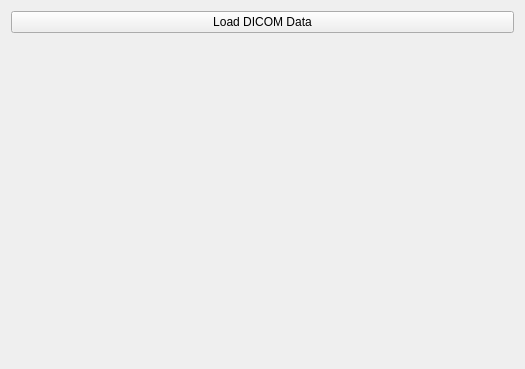
<?xml version="1.0" encoding="UTF-8"?>
<ui version="4.0">
 <class>qSlicerMeasureDistortionModuleWidget</class>
 <widget class="qSlicerWidget" name="qSlicerMeasureDistortionModuleWidget">
  <property name="geometry">
   <rect>
    <x>0</x>
    <y>0</y>
    <width>525</width>
    <height>369</height>
   </rect>
  </property>
  <property name="windowTitle">
   <string>Form</string>
  </property>
  <layout class="QVBoxLayout" name="verticalLayout">
   <item>
    <widget class="QPushButton" name="LoadDicomDataButton">
     <property name="text">
      <string>Load DICOM Data</string>
     </property>
     <property name="icon">
      <iconset resource="../qSlicerMeasureDistortionModule.qrc">
       <normaloff>:/Images/SlicerLoadDicom-Original.png</normaloff>:/Images/SlicerLoadDicom-Original.png</iconset>
     </property>
    </widget>
   </item>
   <item>
    <widget class="qMRMLNodeComboBox" name="CTVolumeNodeSelector" native="true">
     <property name="nodeTypes" stdset="0">
      <stringlist>
       <string>vtkMRMLVolumeNode</string>
      </stringlist>
     </property>
     <property name="addEnabled" stdset="0">
      <bool>false</bool>
     </property>
     <property name="renameEnabled" stdset="0">
      <bool>true</bool>
     </property>
    </widget>
   </item>
   <item>
    <widget class="qMRMLNodeComboBox" name="MRVolumeNodeSelector1" native="true"/>
   </item>
   <item>
    <widget class="qMRMLNodeComboBox" name="MRVolumeNodeSelector2" native="true"/>
   </item>
   <item>
    <spacer name="verticalSpacer">
     <property name="orientation">
      <enum>Qt::Vertical</enum>
     </property>
     <property name="sizeHint" stdset="0">
      <size>
       <width>0</width>
       <height>0</height>
      </size>
     </property>
    </spacer>
   </item>
  </layout>
 </widget>
 <customwidgets>
  <customwidget>
   <class>qMRMLNodeComboBox</class>
   <extends>QWidget</extends>
   <header>qMRMLNodeComboBox.h</header>
  </customwidget>
  <customwidget>
   <class>qSlicerWidget</class>
   <extends>QWidget</extends>
   <header>qSlicerWidget.h</header>
   <container>1</container>
  </customwidget>
 </customwidgets>
 <resources>
  <include location="../qSlicerMeasureDistortionModule.qrc"/>
 </resources>
 <connections>
  <connection>
   <sender>qSlicerMeasureDistortionModuleWidget</sender>
   <signal>mrmlSceneChanged(vtkMRMLScene*)</signal>
   <receiver>CTVolumeNodeSelector</receiver>
   <slot>setMRMLScene(vtkMRMLScene*)</slot>
   <hints>
    <hint type="sourcelabel">
     <x>262</x>
     <y>159</y>
    </hint>
    <hint type="destinationlabel">
     <x>262</x>
     <y>48</y>
    </hint>
   </hints>
  </connection>
  <connection>
   <sender>qSlicerMeasureDistortionModuleWidget</sender>
   <signal>mrmlSceneChanged(vtkMRMLScene*)</signal>
   <receiver>MRVolumeNodeSelector1</receiver>
   <slot>setMRMLScene(vtkMRMLScene*)</slot>
   <hints>
    <hint type="sourcelabel">
     <x>262</x>
     <y>159</y>
    </hint>
    <hint type="destinationlabel">
     <x>262</x>
     <y>74</y>
    </hint>
   </hints>
  </connection>
  <connection>
   <sender>qSlicerMeasureDistortionModuleWidget</sender>
   <signal>mrmlSceneChanged(vtkMRMLScene*)</signal>
   <receiver>MRVolumeNodeSelector2</receiver>
   <slot>setMRMLScene(vtkMRMLScene*)</slot>
   <hints>
    <hint type="sourcelabel">
     <x>262</x>
     <y>159</y>
    </hint>
    <hint type="destinationlabel">
     <x>262</x>
     <y>100</y>
    </hint>
   </hints>
  </connection>
 </connections>
</ui>
